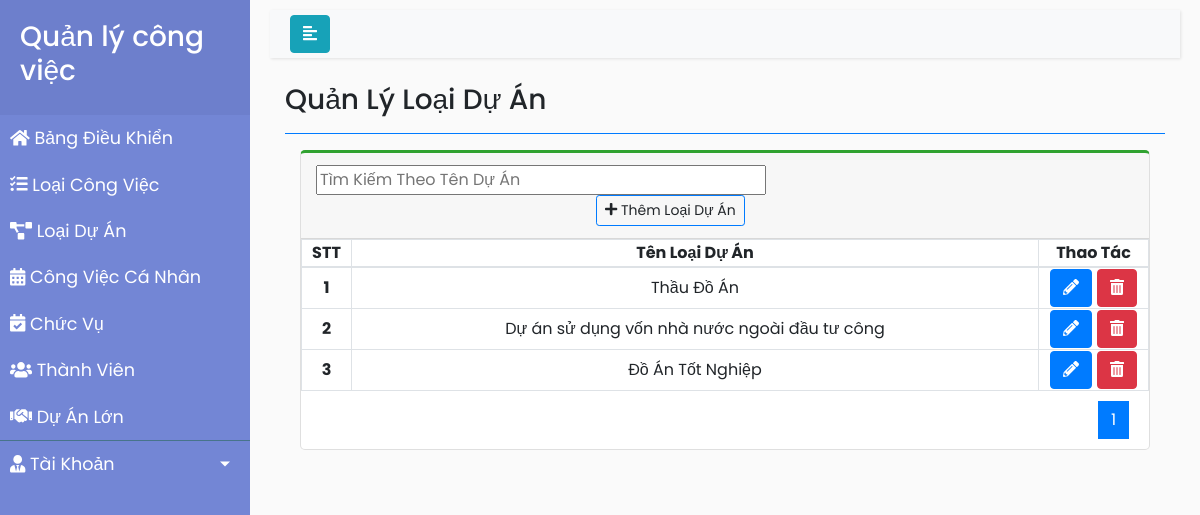
Page /LoaiDuAn/index.php on the committed database.
### tables this page shows
CREATE TABLE `loaida` (
  `id` int(11) NOT NULL,
  `TenDuAn` varchar(50) NOT NULL
);

### LoaiDuAn/index.php (the view, shortened to what this page needs)
<!DOCTYPE html>
<html>
<head>
    <link rel="stylesheet" href="https://stackpath.bootstrapcdn.com/bootstrap/4.1.0/css/bootstrap.min.css">
    <link rel="stylesheet" href="style_LDA.css">
    <link rel="stylesheet" href="https://cdnjs.cloudflare.com/ajax/libs/malihu-custom-scrollbar-plugin/3.1.5/jquery.mCustomScrollbar.min.css">
</head>
<body>
    <div class="wrapper">
        <nav id="sidebar">
            <div class="sidebar-header">
                <h3>Quản lý công việc</h3>
            </div>
            <ul class="list-unstyled components" style="margin-bottom: 0px; padding: 0px">
                <li><a href="../BangDieuKhien/index.php"><i class="fas fa-home"></i> Bảng Điều Khiển</a></li>
                <li><a href="../LoaiCongViec/index.php"><i class="fas fa-tasks"></i> Loại Công Việc</a></li>
                <li><a href="index.php"><i class="fas fa-project-diagram"></i> Loại Dự Án</a></li>
                <li><a href="../CongViecCaNhan/index.php"><i class="fas fa-calendar-alt"></i> Công Việc Cá Nhân</a></li>
                <li><a href="../ChucVu/index.php"><i class="fas fa-calendar-check"></i> Chức Vụ</a></li>
                <li><a href="../ThanhVien/index.php"><i class="fas fa-users"></i> Thành Viên</a></li>
                <li><a href="../DuAnLon/index.php"><i class="fas fa-handshake"></i> Dự Án Lớn</a></li>
            </ul>
            <ul style="padding-left: 0px;">
                <li>
                    <a href="#pageSubmenu" data-toggle="collapse" aria-expanded="false" class="dropdown-toggle"><i class="fas fa-user-tie"></i> Tài Khoản</a>
                </li>
            </ul>
        </nav>
        <div id="content">
            <nav class="navbar navbar-expand-lg navbar-light bg-light">
                <div class="container-fluid">
                    <button type="button" id="sidebarCollapse" class="btn btn-info">
                        <i class="fas fa-align-left"></i>
                    </button>
                </div>
            </nav>
            <div class="content-header">
                <div class="container-fluid">
                    <div class="row mb-2">
                        <div class="col-sm-6">
                            <h3 class="m-0">Quản Lý Loại Dự Án</h3>
                        </div>
                    </div>
                    <hr class="border-primary">
                </div>
            </div>
            <section class="content">
                <div class="container-fluid">
                    <div class="col-lg-12">
                        <div class="card card-outline card-success" style="border-top: 3px solid rgb(48, 162, 48); border-radius: 5px;">
                            <div class="card-header">
                                <div class="row">
                                    <form method="post">
                                        <input type="text" name="txtSearch" style="width: 450px; margin-left:10px" placeholder="Tìm Kiếm Theo Tên Dự Án">
                                    </form>
                                    <div class="card-tools" style="margin-left:290px">
                                        <a class="btn btn-block btn-sm btn-default btn-flat border-primary" href="them_lda.php"><i class="fa fa-plus"></i> Thêm Loại Dự Án</a>
                                    </div>
                                </div>
                            </div>
                            <table class="table-bordered">
                                <thead>
                                    <tr>
                                        <th scope="col" style="width: 50px; text-align: center">STT</th>
                                        <th scope="col" style="text-align: center">Tên Loại Dự Án</th>
                                        <th scope="col" style="width: 110px; text-align: center">Thao Tác</th>
                                    </tr>
                                </thead>
                                <tbody>
                                    <?php
                                    $conn = mysqli_connect("localhost", "root", "", "bt_qlcv");
                                    if ($conn != true) {
                                        die("connect error" . mysqli_connect_errno());
                                    } else {
                                        $sql = mysqli_query($conn, "select * from `loaida`");
                                        $total = mysqli_num_rows($sql);
                                        $limit = 5;
                                        $total_page = ceil($total / $limit);
                                        $cr_page = isset($_GET['page']) ? $_GET['page'] : 1;
                                        $start = ($cr_page - 1) * $limit;
                                        $sql = "SELECT * FROM `loaida` LIMIT $start,$limit";
                                        if (isset($_POST['txtSearch']) && $_POST['txtSearch'] != '') {
                                            $KeyWord = $_POST['txtSearch'];
                                            $sql = mysqli_query($conn, "SELECT * FROM  loaida WHERE TenDuAn LIKE N'%" . $KeyWord . "%' ");
                                            $total = mysqli_num_rows($sql);
                                            $limit = 5;
                                            $total_page = ceil($total / $limit);
                                            $cr_page = isset($_GET['page']) ? $_GET['page'] : 1;
                                            $start = ($cr_page - 1) * $limit;
                                            $sql = "SELECT * FROM loaida WHERE TenDuAn LIKE N'%" . $KeyWord . "%' LIMIT $start,$limit";
                                        } else {
                                            $sql = mysqli_query($conn, "select * from `loaida`");
                                            $total = mysqli_num_rows($sql);
                                            $limit = 5;
                                            $total_page = ceil($total / $limit);
                                            $cr_page = isset($_GET['page']) ? $_GET['page'] : 1;
                                            $start = ($cr_page - 1) * $limit;
                                            $sql = "SELECT * FROM `loaida` LIMIT $start,$limit";
                                        }
                                        $result = mysqli_query($conn, $sql);
                                        $idtang = 0;
                                        if ($result) {
                                            while ($row = mysqli_fetch_assoc($result)) {
                                                $idtang++;
                                                $tenlcv = $row['TenDuAn'];
                                                echo '<tr>
                                                      <th scope="row" style="text-align: center">' . $idtang . '</th>
                                                      <td style="text-align: center">' . $tenlcv . '</td>
                                                      <td style="text-align: center">
                                                            <button class = "btn btn-primary"><a href="sua_lda.php?id=' . $row['id'] . '"><i class="fas fa-pencil-alt"></i></a></button>
                                                            <button class = "btn btn-danger" onclick="return Del();"><a href="xoa_lda.php?id=' . $row['id'] . '" ><i class="fas fa-trash-alt"></i></a></button>
                                                      </td>
                                                </tr>';
                                            }
                                        }
                                    }
                                    ?>
                                </tbody>
                            </table>
                            <ul class="pagination justify-content-end" style="margin: 10px 20px;">
                                <?php for ($i = 1; $i <= $total_page; $i++) { ?>
                                    <li class="<?php echo (($cr_page == $i) ? 'page-item active' : '') ?>" aria-current="page"><a class="page-link" href="index.php?page=<?php echo $i ?>"><?php echo $i ?></a></li>
                                <?php } ?>
                            </ul>
                        </div>
                    </div>
                </div>
            </section>
        </div>
    </div>
</body>
</html>

### LoaiDuAn/style_LDA.css (style rules this page uses)
body { font-family: 'Poppins', sans-serif; background: #fafafa; }
a, a:hover, a:focus { color: inherit; text-decoration: none; transition: all 0.3s; }
.navbar { padding: 5px 5px; background: #fff; border: none; border-radius: 0; margin-bottom: 25px; box-shadow: 1px 1px 3px rgba(0, 0, 0, 0.1); }
.wrapper { display: flex; width: 100%; }
#sidebar { width: 250px; position: fixed; top: 0; left: 0; height: 100vh; z-index: 999; background: #7386D5; color: #fff; transition: all 0.3s; }
#sidebar .sidebar-header { padding: 20px; background: #6d7fcc; }
#sidebar ul.components { padding: 0px 0px 20px; border-bottom: 1px solid #47748b; }
#sidebar ul li a { padding: 10px; font-size: 1.1em; display: block; }
a[data-toggle="collapse"] { position: relative; }
.dropdown-toggle::after { display: block; position: absolute; top: 50%; right: 20px; transform: translateY(-50%); }
#content { width: calc(100% - 250px); padding: 10px 20px; min-height: 100vh; transition: all 0.3s; position: absolute; top: 0; right: 0; }

### rows in the picture
loaida: TenDuAn "Thầu Đồ Án"
loaida: TenDuAn "Dự án sử dụng vốn nhà nước ngoài đầu tư công"
loaida: TenDuAn "Đồ Án Tốt Nghiệp"
